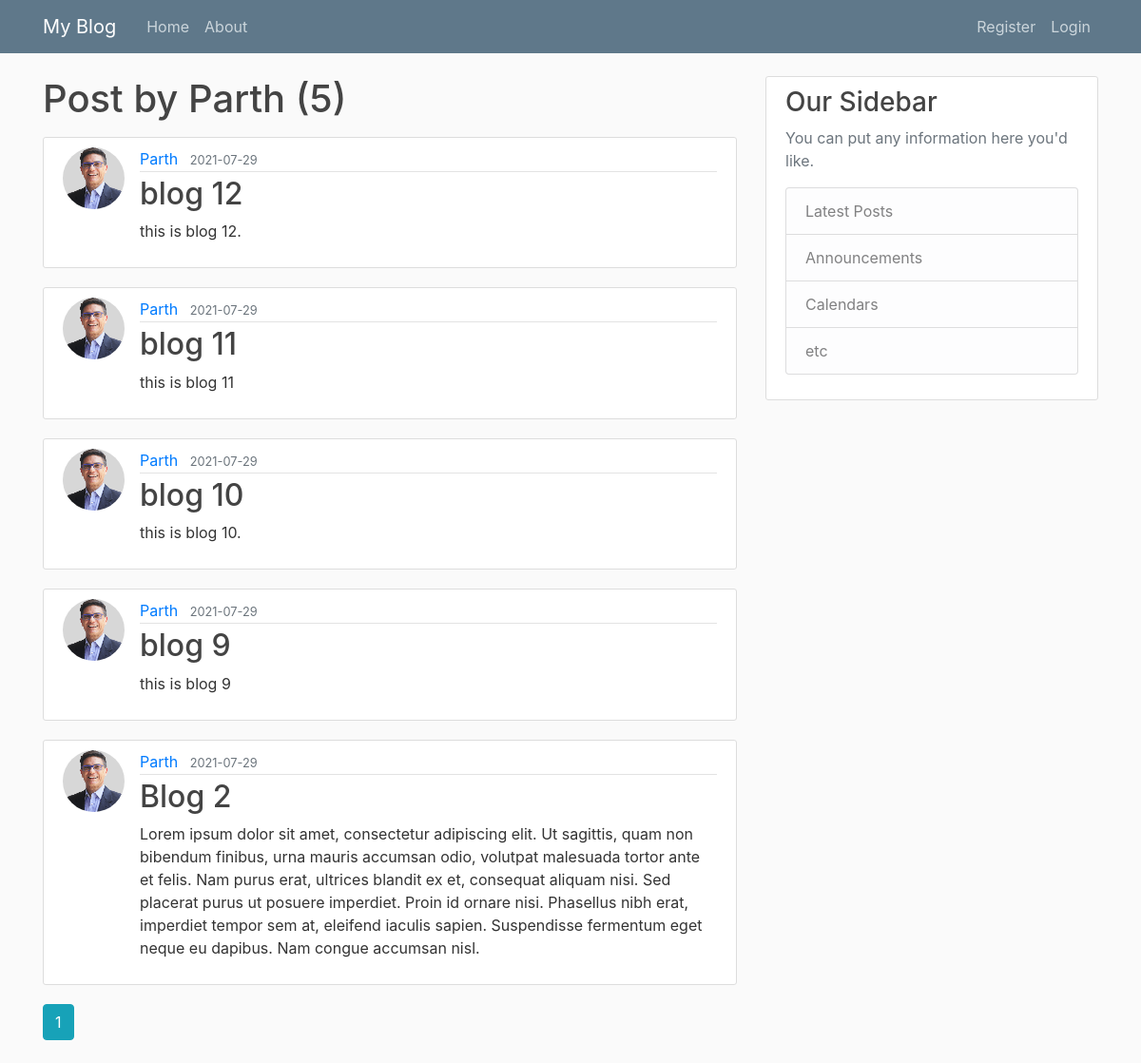
Page /user/Parth on the earlier database version.
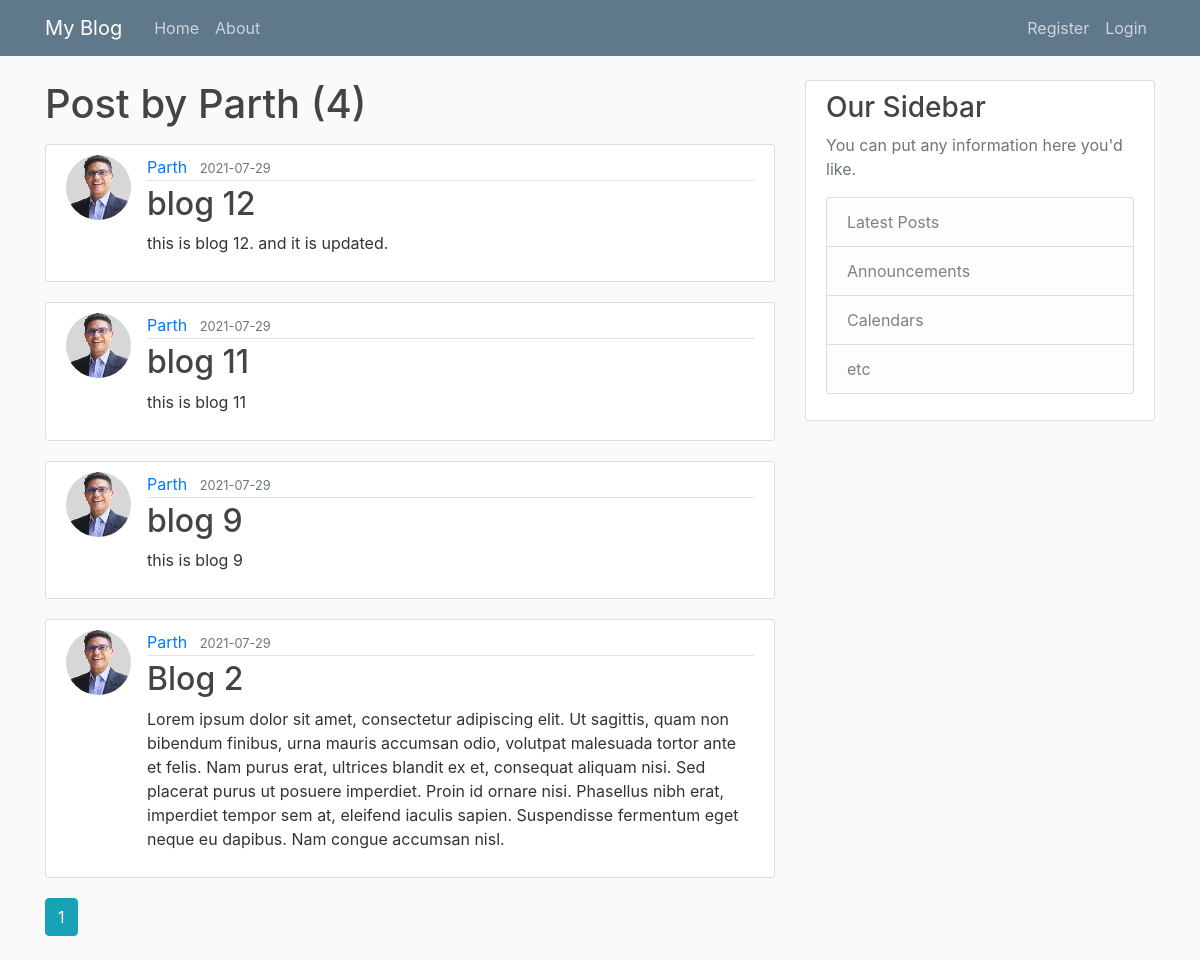
Same page on the later database version.
### flask_blog/models.py (models this page shows, shortened)
class Post(db.Model):
    id = db.Column(db.Integer, primary_key=True)
    title = db.Column(db.String(100), nullable = False)
    date_posted = db.Column(db.DateTime, nullable = False, default = datetime.utcnow)
    content = db.Column(db.Text, nullable = False)
    post_id = db.Column(db.Integer, db.ForeignKey('user.id'), nullable = False)
    '''user.id is lower case, because if reference to
    'user' table name that is created for User
    class and it is default to class name lowercase.'''

class User(db.Model, UserMixin):
    id = db.Column(db.Integer, primary_key = True)
    username = db.Column(db.String(20), unique= True, nullable = False)
    email = db.Column(db.String(120), unique= True, nullable = False)
    image_file = db.Column(db.String(20), unique = False, nullable = False, default = 'default.jpeg')
    password = db.Column(db.String(60), unique = False, nullable = False)
    posts = db.relationship('Post', backref = 'author', lazy = True)

### flask_blog/users/routes.py (the view)
@users.route('/user/<string:username>')
def user_posts(username):
    page = request.args.get('page', 1, type=int)
    user = User.query.filter_by(username = username).first_or_404()
    posts = Post.query.filter_by(author = user)\
        .order_by(Post.date_posted.desc())\
        .paginate(page = page, per_page=5)
    return render_template('user_posts.html', posts = posts, user= user)

### flask_blog/templates/user_posts.html
{% extends "layout.html" %}
{% block content %}
    <h1 class="mb-3"> Post by {{ user.username }} ({{ posts.total }})</h1>
    {% for post in posts.items %}
        <article class="media content-section">
          <img class="rounded-circle article-img" src="{{ url_for('static', filename='profile_pics/' + post.author.image_file) }}">
          <div class="media-body">
            <div class="article-metadata">
              <a class="mr-2" href="{{ url_for('users.user_posts', username = post.author.username )}}">{{ post.author.username }}</a>
              <small class="text-muted">{{ post.date_posted.strftime('%Y-%m-%d') }}</small>
            </div>
            <h2><a class="article-title" href="{{url_for('posts.post',post_id=post.id)}}">{{ post.title }}</a></h2>
            <p class="article-content">{{ post.content }}</p>
          </div>
        </article>
    {% endfor %}
    {% for page_num in posts.iter_pages(left_edge=1, right_edge=1, left_current=1, right_current=2 ) %}
        {% if page_num %}
            {% if posts.page == page_num %}
                <a class='btn btn-info mb-4' href="{{ url_for('users.user_posts',username=user.username, page=page_num) }}"> {{ page_num }}</a>
            {% else %}
                <a class='btn btn-outline-info mb-4' href="{{ url_for('users.user_posts',username=user.username, page=page_num) }}"> {{ page_num }}</a>
            {% endif %}
        {% else %}
            ...
        {% endif %}
    {% endfor %}
{% endblock content %}

Differences in the rows shown:
removed Post: image_file (picture), author.username "Parth", date_posted "2021-07-29", title "blog 10", content "this is blog 10."
changed Post "blog 12": content "this is blog 12." → "this is blog 12. and it is updated."
Other differences:
{{ posts.total }}: "5" → "4"
